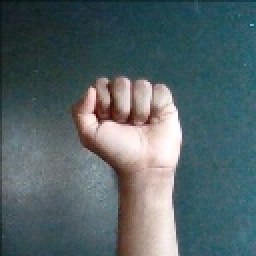
#> input picture Data Sample/A/A0.jpg, 128 x 128 px, given in place of the camera (shown 2 times larger)
$ python CollectData.py
#> lines starting #> are read from the running program, lines starting #| are printed output that depends on the picture; after the words box and inside, x2 and y2 are one past the last pixel; in counts of white or black regions, pixels touching at a corner belong together
import cv2
import numpy as np
import os


if not os.path.exists("../Data"):
    os.makedirs("../Data")
    os.makedirs("../Data/A")
    os.makedirs("../Data/B")
    os.makedirs("../Data/C")
    os.makedirs("../Data/D")
    os.makedirs("../Data/E")
    os.makedirs("../Data/F")
    os.makedirs("../Data/G")
    os.makedirs("../Data/H")
    os.makedirs("../Data/I")
    os.makedirs("../Data/J")
    os.makedirs("../Data/K")
    os.makedirs("../Data/L")
    os.makedirs("../Data/M")
    os.makedirs("../Data/N")
    os.makedirs("../Data/O")
    os.makedirs("../Data/P")
    os.makedirs("../Data/Q")
    os.makedirs("../Data/R")
    os.makedirs("../Data/S")
    os.makedirs("../Data/T")
    os.makedirs("../Data/U")
    os.makedirs("../Data/V")
    os.makedirs("../Data/W")
    os.makedirs("../Data/X")
    os.makedirs("../Data/Y")
    os.makedirs("../Data/Z")
    os.makedirs("../Data/Nothing")

directory = '../Data/'


def func(x):
    pass


cap = cv2.VideoCapture(0)


while True:
    _, frame = cap.read()
#> frame is the input picture: shape (128, 128, 3); mean B, G, R 103.9, 100.1, 83.9
    frame = cv2.flip(frame, 1)

    count = {
        'A': len(os.listdir(directory+"/A")),
        'B': len(os.listdir(directory+"/B")),
        'C': len(os.listdir(directory+"/C")),
        'D': len(os.listdir(directory+"/D")),
        'E': len(os.listdir(directory+"/E")),
        'F': len(os.listdir(directory+"/F")),
        'G': len(os.listdir(directory+"/G")),
        'H': len(os.listdir(directory+"/H")),
        'I': len(os.listdir(directory+"/I")),
        'J': len(os.listdir(directory+"/J")),
        'K': len(os.listdir(directory+"/K")),
        'L': len(os.listdir(directory+"/L")),
        'M': len(os.listdir(directory+"/M")),
        'N': len(os.listdir(directory+"/N")),
        'O': len(os.listdir(directory+"/O")),
        'P': len(os.listdir(directory+"/P")),
        'Q': len(os.listdir(directory+"/Q")),
        'R': len(os.listdir(directory+"/R")),
        'S': len(os.listdir(directory+"/S")),
        'T': len(os.listdir(directory+"/T")),
        'U': len(os.listdir(directory+"/U")),
        'V': len(os.listdir(directory+"/V")),
        'W': len(os.listdir(directory+"/W")),
        'X': len(os.listdir(directory+"/X")),
        'Y': len(os.listdir(directory+"/Y")),
        'Z': len(os.listdir(directory+"/Z")),
        'Nothing': len(os.listdir(directory+"/Nothing")),
    }

    cv2.putText(frame, "IMAGE COUNT", (10, 80),
                cv2.FONT_HERSHEY_PLAIN, 1, (255, 0, 0), 2)
    cv2.putText(frame, "A : "+str(count['A']), (10, 100),
                cv2.FONT_HERSHEY_PLAIN, 1, (255, 0, 0), 2)
    cv2.putText(frame, "B : "+str(count['B']), (10, 120),
                cv2.FONT_HERSHEY_PLAIN, 1, (255, 0, 0), 2)
    cv2.putText(frame, "C : "+str(count['C']), (10, 140),
                cv2.FONT_HERSHEY_PLAIN, 1, (255, 0, 0), 2)
    cv2.putText(frame, "D : "+str(count['D']), (10, 160),
                cv2.FONT_HERSHEY_PLAIN, 1, (255, 0, 0), 2)
    cv2.putText(frame, "E : "+str(count['E']), (10, 180),
                cv2.FONT_HERSHEY_PLAIN, 1, (255, 0, 0), 2)
    cv2.putText(frame, "F : "+str(count['F']), (10, 200),
                cv2.FONT_HERSHEY_PLAIN, 1, (255, 0, 0), 2)
    cv2.putText(frame, "G : "+str(count['G']), (10, 220),
                cv2.FONT_HERSHEY_PLAIN, 1, (255, 0, 0), 2)
    cv2.putText(frame, "H : "+str(count['H']), (10, 240),
                cv2.FONT_HERSHEY_PLAIN, 1, (255, 0, 0), 2)
    cv2.putText(frame, "I : "+str(count['I']), (10, 260),
                cv2.FONT_HERSHEY_PLAIN, 1, (255, 0, 0), 2)
    cv2.putText(frame, "J : "+str(count['J']), (10, 280),
                cv2.FONT_HERSHEY_PLAIN, 1, (255, 0, 0), 2)
    cv2.putText(frame, "K : "+str(count['K']), (10, 300),
                cv2.FONT_HERSHEY_PLAIN, 1, (255, 0, 0), 2)
    cv2.putText(frame, "L : "+str(count['L']), (10, 320),
                cv2.FONT_HERSHEY_PLAIN, 1, (255, 0, 0), 2)
    cv2.putText(frame, "M : "+str(count['M']), (10, 340),
                cv2.FONT_HERSHEY_PLAIN, 1, (255, 0, 0), 2)
    cv2.putText(frame, "N : "+str(count['N']), (100, 100),
                cv2.FONT_HERSHEY_PLAIN, 1, (255, 0, 0), 2)
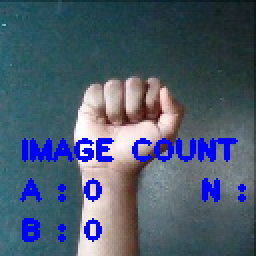
#> frame: shape (128, 128, 3) (shown 2 times larger); mean B, G, R 111.4, 91.3, 75.7
    cv2.putText(frame, "O : "+str(count['O']), (100, 120),
                cv2.FONT_HERSHEY_PLAIN, 1, (255, 0, 0), 2)
    cv2.putText(frame, "P : "+str(count['P']), (100, 140),
                cv2.FONT_HERSHEY_PLAIN, 1, (255, 0, 0), 2)
    cv2.putText(frame, "Q : "+str(count['Q']), (100, 160),
                cv2.FONT_HERSHEY_PLAIN, 1, (255, 0, 0), 2)
    cv2.putText(frame, "R : "+str(count['R']), (100, 180),
                cv2.FONT_HERSHEY_PLAIN, 1, (255, 0, 0), 2)
    cv2.putText(frame, "S : "+str(count['S']), (100, 200),
                cv2.FONT_HERSHEY_PLAIN, 1, (255, 0, 0), 2)
    cv2.putText(frame, "T : "+str(count['T']), (100, 220),
                cv2.FONT_HERSHEY_PLAIN, 1, (255, 0, 0), 2)
    cv2.putText(frame, "U : "+str(count['U']), (100, 240),
                cv2.FONT_HERSHEY_PLAIN, 1, (255, 0, 0), 2)
    cv2.putText(frame, "V : "+str(count['V']), (100, 260),
                cv2.FONT_HERSHEY_PLAIN, 1, (255, 0, 0), 2)
    cv2.putText(frame, "W : "+str(count['W']), (100, 280),
                cv2.FONT_HERSHEY_PLAIN, 1, (255, 0, 0), 2)
    cv2.putText(frame, "X : "+str(count['X']), (100, 300),
                cv2.FONT_HERSHEY_PLAIN, 1, (255, 0, 0), 2)
    cv2.putText(frame, "Y : "+str(count['Y']), (100, 320),
                cv2.FONT_HERSHEY_PLAIN, 1, (255, 0, 0), 2)
    cv2.putText(frame, "Z : "+str(count['Z']), (100, 340),
                cv2.FONT_HERSHEY_PLAIN, 1, (255, 0, 0), 2)
    cv2.putText(frame, "NOTHING : "+str(count['Nothing']), (30, 360),
                cv2.FONT_HERSHEY_PLAIN, 1, (255, 0, 0), 2)

    x1 = int(0.5*frame.shape[1])
#> x1 = 64
    y1 = 10
    x2 = frame.shape[1]-10
#> x2 = 118
    y2 = int(0.5*frame.shape[1])
#> y2 = 64
    cv2.rectangle(frame, (x1-1, y1-1), (x2+1, y2+1), (0, 0, 0), 2)
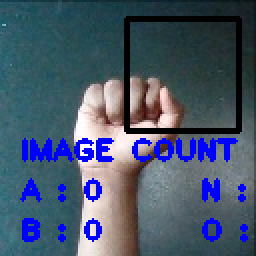
#> frame: shape (128, 128, 3) (shown 2 times larger); mean B, G, R 108.6, 87.2, 72.1
    roi = frame[y1:y2, x1:x2]

    roi = cv2.resize(roi, (128, 128))
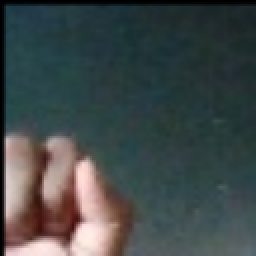
#> roi: shape (128, 128, 3) (shown 2 times larger); mean B, G, R 73.2, 73.3, 64.9
    kernel = np.ones((3, 3), np.uint8)
    hsv = cv2.cvtColor(roi, cv2.COLOR_BGR2HSV)
#> hsv: shape (128, 128, 3); mean H, S, V 73.8, 82.3, 81.3
    lower_skin = np.array([0, 20, 70], dtype=np.uint8)
    upper_skin = np.array([20, 255, 255], dtype=np.uint8)
    mask = cv2.inRange(hsv, lower_skin, upper_skin)
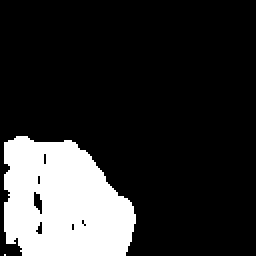
#> mask: shape (128, 128) (shown 2 times larger); 18.9% white; 2 white regions (1 under 20 px), largest, box (x1, y1, x2, y2) and area: (2, 68, 68, 128) 3088
    mask = cv2.dilate(mask, kernel, iterations=3)
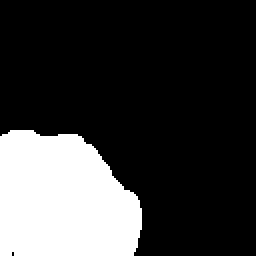
#> mask: shape (128, 128) (shown 2 times larger); 23% white; 1 white region, box (x1, y1, x2, y2) and area: (0, 65, 71, 128) 3762
    mask = cv2.GaussianBlur(mask, (5, 5), 255)
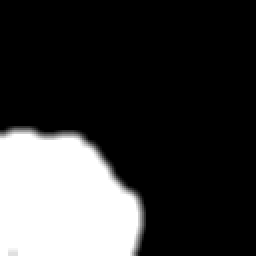
#> mask: shape (128, 128) (shown 2 times larger); min 0, max 255, mean 58.6
    roi = cv2.Canny(roi, 100, 100)
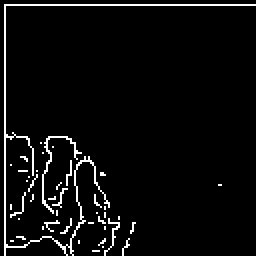
#> roi: shape (128, 128) (shown 2 times larger); 4.5% white in thin lines or dots

    cv2.imshow("Frame", frame)
    cv2.imshow("ROI", roi)

    interrupt = cv2.waitKey(10)
#> (key Q is pressed here)
    if interrupt & 0xFF == 27:
        break
    if interrupt & 0xFF == ord('n'):
        cv2.imwrite(directory+'Nothing/Nothing' +
                    str(count['Nothing'])+'.jpg', roi)
    if interrupt & 0xFF == ord('A'):
        cv2.imwrite(directory+'A/A'+str(count['A'])+'.jpg', roi)
    if interrupt & 0xFF == ord('B'):
        cv2.imwrite(directory+'B/B'+str(count['B'])+'.jpg', roi)
    if interrupt & 0xFF == ord('C'):
        cv2.imwrite(directory+'C/C'+str(count['C'])+'.jpg', roi)
    if interrupt & 0xFF == ord('D'):
        cv2.imwrite(directory+'D/D'+str(count['D'])+'.jpg', roi)
    if interrupt & 0xFF == ord('E'):
        cv2.imwrite(directory+'E/E'+str(count['E'])+'.jpg', roi)
    if interrupt & 0xFF == ord('F'):
        cv2.imwrite(directory+'F/F'+str(count['F'])+'.jpg', roi)
    if interrupt & 0xFF == ord('G'):
        cv2.imwrite(directory+'G/G'+str(count['G'])+'.jpg', roi)
    if interrupt & 0xFF == ord('H'):
        cv2.imwrite(directory+'H/H'+str(count['H'])+'.jpg', roi)
    if interrupt & 0xFF == ord('I'):
        cv2.imwrite(directory+'I/I'+str(count['I'])+'.jpg', roi)
    if interrupt & 0xFF == ord('J'):
        cv2.imwrite(directory+'J/J'+str(count['J'])+'.jpg', roi)
    if interrupt & 0xFF == ord('K'):
        cv2.imwrite(directory+'K/K'+str(count['K'])+'.jpg', roi)
    if interrupt & 0xFF == ord('L'):
        cv2.imwrite(directory+'L/L'+str(count['L'])+'.jpg', roi)
    if interrupt & 0xFF == ord('M'):
        cv2.imwrite(directory+'M/M'+str(count['M'])+'.jpg', roi)
    if interrupt & 0xFF == ord('N'):
        cv2.imwrite(directory+'N/N'+str(count['N'])+'.jpg', roi)
    if interrupt & 0xFF == ord('O'):
        cv2.imwrite(directory+'O/O'+str(count['O'])+'.jpg', roi)
    if interrupt & 0xFF == ord('P'):
        cv2.imwrite(directory+'P/P'+str(count['P'])+'.jpg', roi)
    if interrupt & 0xFF == ord('Q'):
        cv2.imwrite(directory+'Q/Q'+str(count['Q'])+'.jpg', roi)
    if interrupt & 0xFF == ord('R'):
        cv2.imwrite(directory+'R/R'+str(count['R'])+'.jpg', roi)
    if interrupt & 0xFF == ord('S'):
        cv2.imwrite(directory+'S/S'+str(count['S'])+'.jpg', roi)
    if interrupt & 0xFF == ord('T'):
        cv2.imwrite(directory+'T/T'+str(count['T'])+'.jpg', roi)
    if interrupt & 0xFF == ord('U'):
        cv2.imwrite(directory+'U/U'+str(count['U'])+'.jpg', roi)
    if interrupt & 0xFF == ord('V'):
        cv2.imwrite(directory+'V/V'+str(count['V'])+'.jpg', roi)
    if interrupt & 0xFF == ord('W'):
        cv2.imwrite(directory+'W/W'+str(count['W'])+'.jpg', roi)
    if interrupt & 0xFF == ord('X'):
        cv2.imwrite(directory+'X/X'+str(count['X'])+'.jpg', roi)
    if interrupt & 0xFF == ord('Y'):
        cv2.imwrite(directory+'Y/Y'+str(count['Y'])+'.jpg', roi)
    if interrupt & 0xFF == ord('Z'):
        cv2.imwrite(directory+'Z/Z'+str(count['Z'])+'.jpg', roi)

cap.release()
cv2.destroyAllWindows()
